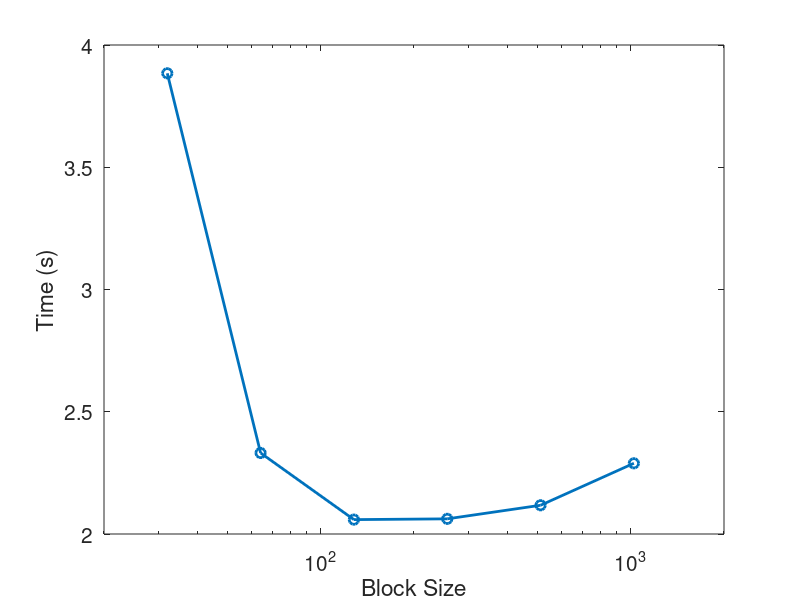

Reproduce this figure in MATLAB.
clear; close all;
N=[32,64,128,256,512,1024];
T=[3.88426 2.33144, 2.05883 2.06199  2.11750 2.28921];

figure;
semilogx(N,T,'-o','linewidth',2,'markersize',7);
xlabel('Block Size','fontsize',15);
ylabel('Time (s)','fontsize',15);
xlim([20,2000]);
set(gca,'fontsize',15,'xtick',10.^(1:5));
